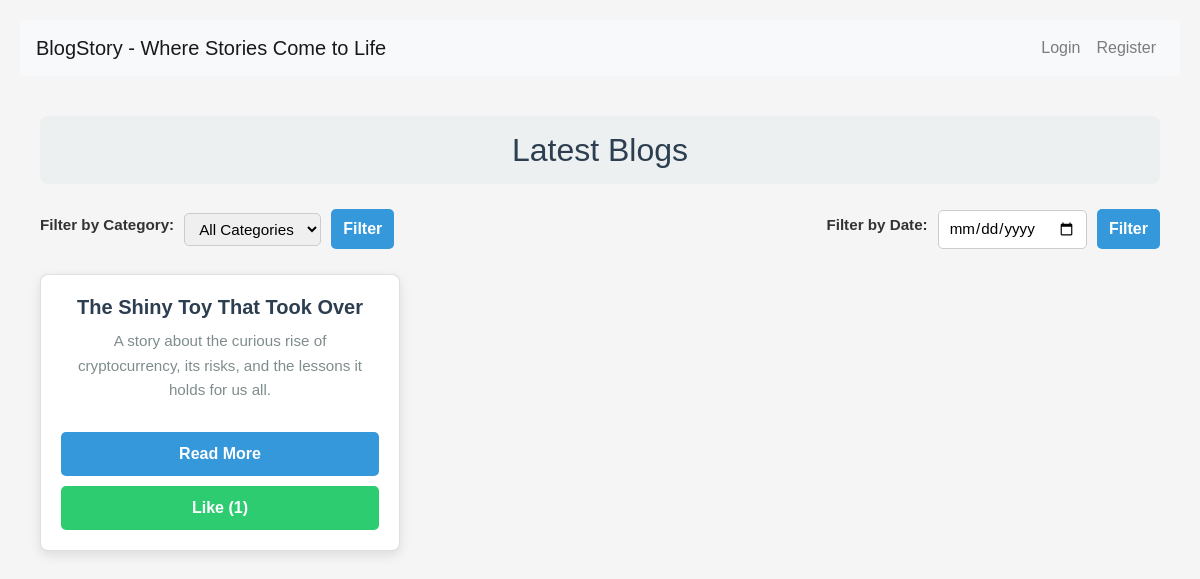
The app's page /, older data.
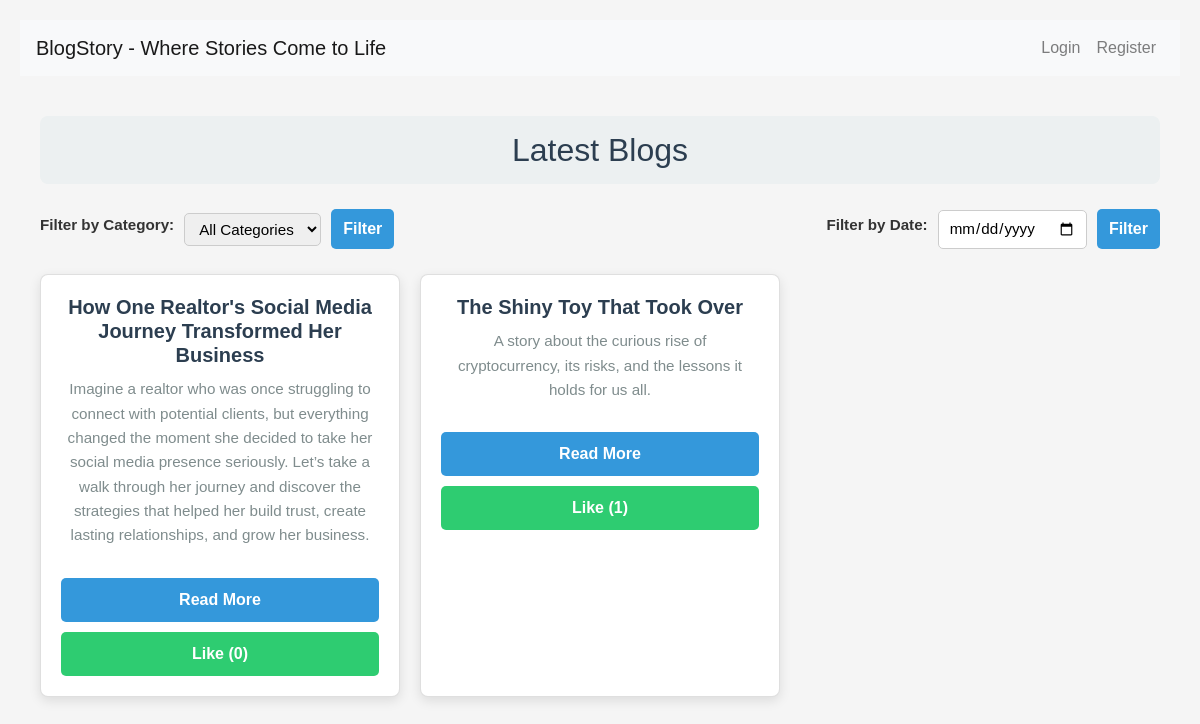
The same page, newer data.
### blogs/models.py (models this page shows, shortened)
class BlogPost(models.Model):
    title = models.CharField(max_length=200)
    description = models.TextField()
    content = models.TextField()
    publish_date = models.DateTimeField(auto_now_add=True)
    category = models.ForeignKey(Category, on_delete=models.CASCADE)
    like_count = models.PositiveIntegerField(default=0)
    author = models.ForeignKey(User, on_delete=models.CASCADE)
    is_published = models.BooleanField(default=False)

### blogs/views.py (the view)
# urls.py: path('', views.blog_list, name='blog_list'),
def blog_list(request):
    blogs = BlogPost.objects.filter(is_published=True).order_by('-publish_date')
    filter_date = request.GET.get('date')
    if filter_date:
        try:
            filter_date = timezone.datetime.strptime(filter_date, '%Y-%m-%d').date()
            blogs = blogs.filter(publish_date__date=filter_date)
        except ValueError:
            pass  # Handle invalid date format gracefully
    filter_category = request.GET.get('category')
    if filter_category:
        blogs = blogs.filter(category_id=filter_category)
    categories = Category.objects.all()
    context = {
        'blogs': blogs,
        'categories': categories,
        'filter_date': filter_date,
    }
    return render(request, 'index.html', context)

### blogs/templates/index.html (shortened to what this page needs)
{% extends 'base.html' %}
{% block content %}
<div class="container">
    <h1 class="page-title">Latest Blogs</h1>
    <div class="filter-container">
        <form method="get" class="filter-form">
            <label for="category">Filter by Category:</label>
            <select name="category" id="category" class="filter-input">
                <option value="">All Categories</option>
            </select>
            <button type="submit" class="filter-btn">Filter</button>
        </form>
        <form method="get" class="filter-form">
            <label for="filter_date">Filter by Date:</label>
            <input type="date" name="date" id="filter_date" class="filter-input" value="{{ filter_date|date:'Y-m-d' }}">
            <button type="submit" class="filter-btn">Filter</button>
        </form>
    </div>
    <div class="blog-cards">
        {% for blog in blogs %}
            <div class="card">
                <div class="card-body">
                    <h5 class="card-title">{{ blog.title }}</h5>
                    <p class="card-description">{{ blog.description }}</p>
                    <a href="{% url 'blog_detail' blog.pk %}" class="card-btn primary-btn">Read More</a>
                    <a href="{% url 'like_blog' blog.pk %}" class="card-btn success-btn">Like ({{ blog.like_count }})</a>
                </div>
            </div>
        {% endfor %}
    </div>
</div>
{% endblock %}

Row changes from the older to the newer data that the page shows:
added BlogPost: title "How One Realtor's Social Media Journey Transformed Her Business", description "Imagine a realtor who was once struggling to connect with potential clients, but everything changed the moment she decided to take her social media presence seriously. Let’s take a walk through her journey and discover the strategies that helped her build trust, create lasting relationships, and grow her business.", like_count "0"
